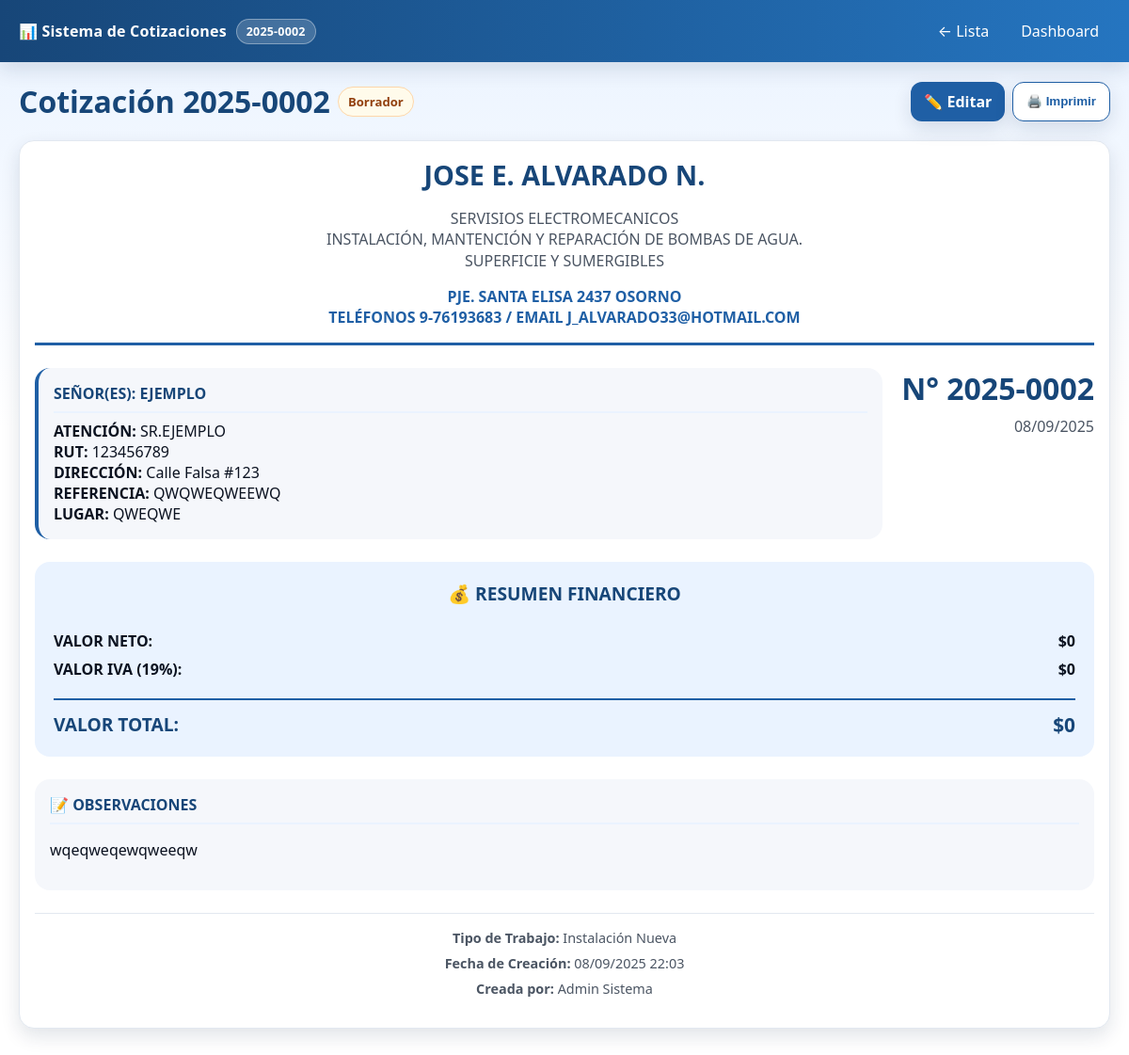
Page /cotizaciones/2/ (signed in) on the committed database.
### cotizaciones/models.py (models this page shows, shortened)
class Cotizacion(models.Model):
    ESTADO_CHOICES = [
        ('borrador', 'Borrador'),
        ('enviada', 'Enviada'),
        ('aprobada', 'Aprobada'),
        ('rechazada', 'Rechazada'),
        ('vencida', 'Vencida'),
    ]
    numero = models.CharField(max_length=20, unique=True)
    cliente = models.ForeignKey(Cliente, on_delete=models.CASCADE)
    referencia = models.TextField()
    lugar = models.CharField(max_length=200)
    tipo_trabajo = models.ForeignKey(TipoTrabajo, on_delete=models.CASCADE)
    fecha_creacion = models.DateTimeField(auto_now_add=True)
    fecha_vencimiento = models.DateField(blank=True, null=True)
    estado = models.CharField(max_length=20, choices=ESTADO_CHOICES, default='borrador')
    subtotal_servicios = models.DecimalField(max_digits=12, decimal_places=2, default=0)
    subtotal_materiales = models.DecimalField(max_digits=12, decimal_places=2, default=0)
    subtotal_mano_obra = models.DecimalField(max_digits=12, decimal_places=2, default=0)
    gastos_traslado = models.DecimalField(max_digits=12, decimal_places=2, default=0)
    valor_neto = models.DecimalField(max_digits=12, decimal_places=2, default=0)
    valor_iva = models.DecimalField(max_digits=12, decimal_places=2, default=0)
    valor_total = models.DecimalField(max_digits=12, decimal_places=2, default=0)
    observaciones = models.TextField(blank=True, null=True)
    creado_por = models.ForeignKey(User, on_delete=models.CASCADE)
    class Meta:
        ordering = ['-fecha_creacion']

class ConfiguracionEmpresa(models.Model):
    nombre = models.CharField(max_length=200, default="JOSE E. ALVARADO N.")
    descripcion = models.TextField(default="SERVISIOS ELECTROMECANICOS\nINSTALACIÓN, MANTENCIÓN Y REPARACIÓN DE BOMBAS DE AGUA.\nSUPERFICIE Y SUMERGIBLES")
    direccion = models.CharField(max_length=200, default="PJE. SANTA ELISA 2437 OSORNO")
    telefono = models.CharField(max_length=100, default="9-76193683")
    email = models.EmailField(default="J_ALVARADO33@HOTMAIL.COM")
    logo = models.ImageField(upload_to='logos/', blank=True, null=True)
    class Meta:
        verbose_name = "Configuración de Empresa"
        verbose_name_plural = "Configuración de Empresa"
    @classmethod
    def get_config(cls):
        config, created = cls.objects.get_or_create(pk=1)
        return config

class Cliente(models.Model):
    nombre = models.CharField(max_length=200)
    atencion = models.CharField(max_length=200, blank=True, null=True)
    rut = models.CharField(max_length=20, blank=True, null=True)
    direccion = models.TextField(blank=True, null=True)
    telefono = models.CharField(max_length=20, blank=True, null=True)
    email = models.EmailField(blank=True, null=True)
    fecha_creacion = models.DateTimeField(auto_now_add=True)
    activo = models.BooleanField(default=True)
    class Meta:
        ordering = ['nombre']

class TipoTrabajo(models.Model):
    nombre = models.CharField(max_length=100)
    descripcion = models.TextField(blank=True, null=True)
    activo = models.BooleanField(default=True)
    class Meta:
        ordering = ['nombre']

### cotizaciones/views.py (the view)
# urls.py: path('<int:pk>/', views.detalle_cotizacion, name='detalle'),
@login_required
def detalle_cotizacion(request, pk):
    cotizacion = get_object_or_404(Cotizacion, pk=pk)
    items_servicio = cotizacion.items_servicio.all().order_by('orden')
    items_material = cotizacion.items_material.all()
    items_mano_obra = cotizacion.items_mano_obra.all()
    context = {
        'cotizacion': cotizacion,
        'items_servicio': items_servicio,
        'items_material': items_material,
        'items_mano_obra': items_mano_obra,
        'config_empresa': ConfiguracionEmpresa.get_config(),
    }
    return render(request, 'cotizaciones/detalle.html', context)

### cotizaciones/templates/cotizaciones/detalle.html (shortened to what this page needs)
{% load static %}
<!DOCTYPE html>
<html lang="es">
<head>
  <link rel="stylesheet" href="{% static 'cotizaciones/css/style.css' %}">
</head>
<body>
  <div class="topbar">
    <div class="logo">
      📊 Sistema de Cotizaciones
      <span class="badge">{{ cotizacion.numero }}</span>
    </div>
    <div class="user-menu">
      <a href="{% url 'cotizaciones:lista' %}">← Lista</a>
      <a href="{% url 'cotizaciones:dashboard' %}">Dashboard</a>
    </div>
  </div>
  <div class="container">
    <div class="actions">
      <div class="actions-left">
        <h1 style="margin: 0; color: var(--azul-700);">
          Cotización {{ cotizacion.numero }}
        </h1>
        <span class="pill {{ cotizacion.estado }}">
          {{ cotizacion.get_estado_display }}
        </span>
      </div>
      <div class="actions-right">
        <a href="{% url 'cotizaciones:editar' cotizacion.pk %}" class="btn">
          ✏️ Editar
        </a>
        <button type="button" class="btn secondary" onclick="window.print()">
          🖨️ Imprimir
        </button>
      </div>
    </div>
    <div class="card">
      <div class="empresa-header">
        <h1>{{ config_empresa.nombre }}</h1>
        <div class="descripcion">{{ config_empresa.descripcion|linebreaks }}</div>
        <div class="contacto">
          {{ config_empresa.direccion }}<br>
          TELÉFONOS {{ config_empresa.telefono }} / EMAIL {{ config_empresa.email }}
        </div>
      </div>
      <div class="cotizacion-info">
        <div class="info-cliente">
          <h4>SEÑOR(ES): {{ cotizacion.cliente.nombre|upper }}</h4>
          {% if cotizacion.cliente.atencion %}
          <div><strong>ATENCIÓN:</strong> {{ cotizacion.cliente.atencion|upper }}</div>
          {% endif %}
          {% if cotizacion.cliente.rut %}
          <div><strong>RUT:</strong> {{ cotizacion.cliente.rut }}</div>
          {% endif %}
          {% if cotizacion.cliente.direccion %}
          <div><strong>DIRECCIÓN:</strong> {{ cotizacion.cliente.direccion }}</div>
          {% endif %}
          <div><strong>REFERENCIA:</strong> {{ cotizacion.referencia|upper }}</div>
          <div><strong>LUGAR:</strong> {{ cotizacion.lugar|upper }}</div>
        </div>
        <div class="info-numero">
          <div class="numero-cotizacion">N° {{ cotizacion.numero }}</div>
          <div style="color: var(--gris-600); margin-top: 8px;">
            {{ cotizacion.fecha_creacion|date:"d/m/Y" }}
          </div>
        </div>
      </div>
      <div style="background: var(--azul-100); border: 2px solid var(--azul-300); border-radius: var(--radius); padding: 20px; margin-top: 24px;">
        <h4 style="margin: 0 0 16px; color: var(--azul-700); text-align: center; font-size: 1.2rem;">💰 RESUMEN FINANCIERO</h4>
        <div style="display: grid; grid-template-columns: 1fr auto; gap: 8px 20px; align-items: center;">
          <div style="font-weight: 600;">VALOR NETO:</div>
          <div style="text-align: right; font-weight: 600;">${{ cotizacion.valor_neto|floatformat:0 }}</div>
          <div style="font-weight: 600;">VALOR IVA (19%):</div>
          <div style="text-align: right; font-weight: 600;">${{ cotizacion.valor_iva|floatformat:0 }}</div>
          <div style="grid-column: 1 / -1; border-top: 2px solid var(--azul-600); padding-top: 12px; margin-top: 12px; display: grid; grid-template-columns: 1fr auto; gap: 20px;">
            <div style="font-size: 1.2rem; font-weight: 800; color: var(--azul-700);">VALOR TOTAL:</div>
            <div style="font-size: 1.3rem; font-weight: 800; color: var(--azul-700); text-align: right;">${{ cotizacion.valor_total|floatformat:0 }}</div>
          </div>
        </div>
      </div>
      {% if cotizacion.observaciones %}
      <div style="margin-top: 24px; padding: 16px; background: var(--gris-100); border-radius: var(--radius);">
        <h4 style="margin: 0 0 8px; color: var(--azul-700);">📝 OBSERVACIONES</h4>
        <div>{{ cotizacion.observaciones|linebreaks }}</div>
      </div>
      {% endif %}
      <div style="margin-top: 24px; padding: 16px; border-top: 1px solid var(--gris-300); text-align: center; color: var(--gris-600); font-size: 0.9rem;">
        <div><strong>Tipo de Trabajo:</strong> {{ cotizacion.tipo_trabajo.nombre }}</div>
        <div style="margin-top: 8px;"><strong>Fecha de Creación:</strong> {{ cotizacion.fecha_creacion|date:"d/m/Y H:i" }}</div>
        <div style="margin-top: 8px;"><strong>Creada por:</strong> {{ cotizacion.creado_por.get_full_name|default:cotizacion.creado_por.username }}</div>
      </div>
    </div>
  </div>
</body>
</html>

### cotizaciones/static/cotizaciones/css/style.css (style rules this page uses)
:root { --azul-900:#0a2342; --azul-700:#174678; --azul-600:#1f5fa5; --azul-500:#2575c0; --azul-100:#eaf3ff; --blanco:#ffffff; --gris-100:#f5f7fb; --gris-300:#e2e8f0; --gris-600:#4b5563; --verde-600:#059669; --rojo-600:#dc2626; --naranja-600:#ea580c; --shadow: 0 8px 20px rgba(10,35,66,.12); --radius:16px; }
* { box-sizing:border-box }
body { margin:0; font-family: system-ui, -apple-system, Segoe UI, Roboto, "Helvetica Neue", Arial, "Noto Sans", "Apple Color Emoji", "Segoe UI Emoji", "Segoe UI Symbol"; color:#0b1220; background: linear-gradient(180deg, var(--azul-100), #fff 40%); min-height:100vh; }
.topbar { position: sticky; top:0; z-index:10; display:flex; align-items:center; gap:12px; padding:14px 20px; background: linear-gradient(90deg, var(--azul-700), var(--azul-500)); color:var(--blanco); box-shadow: var(--shadow); }
.topbar .logo { display:flex; align-items:center; gap:10px; font-weight:700; letter-spacing:.2px; }
.badge { background: rgba(255,255,255,.18); border:1px solid rgba(255,255,255,.35); padding:4px 10px; border-radius:999px; font-size:.78rem; }
.user-menu { display:flex; align-items:center; gap:10px; }
.user-menu a { color:#fff; text-decoration:none; padding:8px 12px; border-radius:8px; }
.container { max-width: 1200px; margin: 0 auto; padding: 20px; }
.card { background:#fff; border:1px solid var(--gris-300); border-radius: var(--radius); padding:16px; box-shadow: var(--shadow); margin-bottom: 20px; }
.card h3, .card h4 { margin:0 0 16px; color:var(--azul-700); border-bottom: 2px solid var(--azul-100); padding-bottom: 8px; }
.actions { display:flex; gap:8px; flex-wrap:wrap; align-items:center; justify-content:space-between; margin-bottom: 20px; }
.actions-left { display:flex; gap:8px; flex-wrap:wrap; align-items:center; }
.actions-right { display:flex; gap:8px; flex-wrap:wrap }
.btn { border:0; padding:10px 14px; border-radius:12px; cursor:pointer; font-weight:600; background: var(--azul-600); color:#fff; box-shadow: var(--shadow); text-decoration:none; display:inline-flex; align-items:center; gap:6px; transition:all .2s; }
.btn.secondary { background:#fff; color: var(--azul-600); border:1px solid var(--azul-600); }
.pill { padding:6px 10px; border-radius:999px; font-size:.82rem; border:1px solid; font-weight:600; }
.pill.borrador { color:#92400e; border-color:#fed7aa; background:#fffbeb }
.empresa-header { text-align: center; border-bottom: 3px solid var(--azul-600); padding-bottom: 16px; margin-bottom: 24px; }
.empresa-header h1 { margin: 0; color: var(--azul-700); font-size: 1.8rem; font-weight: 800; }
.empresa-header .descripcion { color: var(--gris-600); margin: 8px 0; line-height: 1.4; }
.empresa-header .contacto { color: var(--azul-600); font-weight: 600; margin-top: 8px; }
.cotizacion-info { display: grid; grid-template-columns: 1fr auto; gap: 20px; align-items: start; margin-bottom: 24px; }
.info-cliente { background: var(--gris-100); padding: 16px; border-radius: var(--radius); border-left: 4px solid var(--azul-600); }
.info-cliente h4 { margin: 0 0 8px; color: var(--azul-700); }
.info-numero { text-align: right; }
.numero-cotizacion { font-size: 2rem; font-weight: 800; color: var(--azul-700); margin: 0; }

### rows in the picture
Cotizacion: numero "2025-0002", estado "Borrador", cliente.nombre "EJEMPLO", cliente.atencion "SR.EJEMPLO", cliente.rut "123456789", cliente.direccion "Calle Falsa #123", referencia "QWQWEQWEEWQ", lugar "QWEQWE", fecha_creacion "08/09/2025", valor_neto "0", valor_iva "0", valor_total "0", observaciones "wqeqweqewqweeqw", tipo_trabajo.nombre "Instalación Nueva", fecha_creacion "08/09/2025 22:03", creado_por.get_full_name "Admin Sistema"
ConfiguracionEmpresa: nombre "JOSE E. ALVARADO N.", descripcion "SERVISIOS ELECTROMECANICOS INSTALACIÓN, MANTENCIÓN Y REPARACIÓN DE BOMBAS DE AGUA. SUPERFICIE Y SUMERGIBLES", direccion "PJE. SANTA ELISA 2437 OSORNO", telefono "9-76193683", email "J_ALVARADO33@HOTMAIL.COM"
